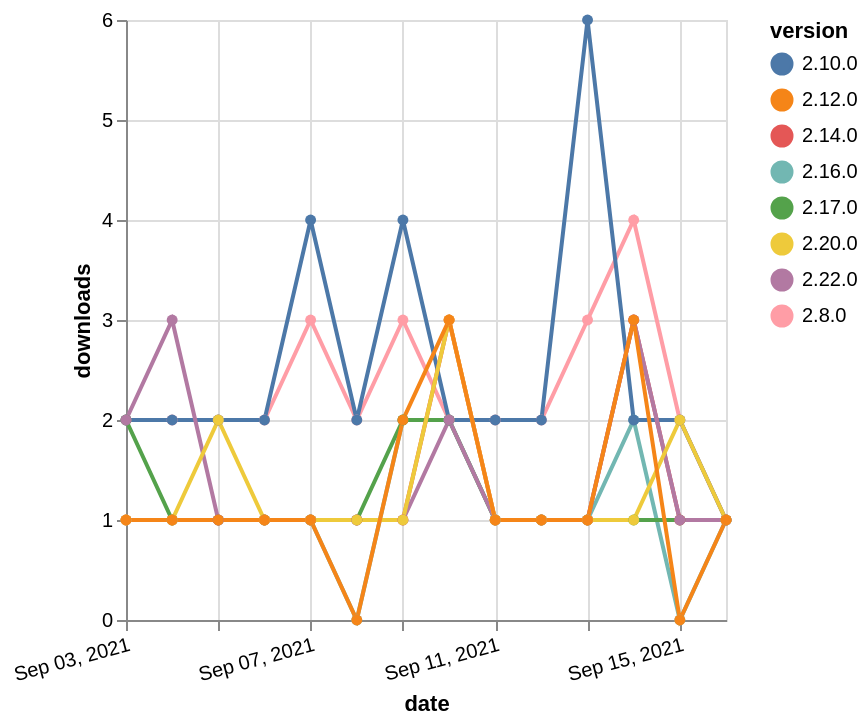

Source (Vega-Lite JSON):
### Vega-Lite specification from a JSON file in a GitHub repository (floating-point values rounded to 4 significant figures)
{"$schema": "https://vega.github.io/schema/vega-lite/v5.json", "description": "A simple bar chart with embedded data.", "data": {"values": [{"date": "2021-09-03", "total": 207, "delta": 1, "version": "2.16.0"}, {"date": "2021-09-04", "total": 208, "delta": 1, "version": "2.16.0"}, {"date": "2021-09-05", "total": 209, "delta": 1, "version": "2.16.0"}, {"date": "2021-09-06", "total": 210, "delta": 1, "version": "2.16.0"}, {"date": "2021-09-07", "total": 211, "delta": 1, "version": "2.16.0"}, {"date": "2021-09-08", "total": 211, "delta": 0, "version": "2.16.0"}, {"date": "2021-09-09", "total": 213, "delta": 2, "version": "2.16.0"}, {"date": "2021-09-10", "total": 215, "delta": 2, "version": "2.16.0"}, {"date": "2021-09-11", "total": 216, "delta": 1, "version": "2.16.0"}, {"date": "2021-09-12", "total": 217, "delta": 1, "version": "2.16.0"}, {"date": "2021-09-13", "total": 218, "delta": 1, "version": "2.16.0"}, {"date": "2021-09-14", "total": 220, "delta": 2, "version": "2.16.0"}, {"date": "2021-09-15", "total": 220, "delta": 0, "version": "2.16.0"}, {"date": "2021-09-16", "total": 221, "delta": 1, "version": "2.16.0"}, {"date": "2021-09-03", "total": 2389, "delta": 2, "version": "2.8.0"}, {"date": "2021-09-04", "total": 2391, "delta": 2, "version": "2.8.0"}, {"date": "2021-09-05", "total": 2393, "delta": 2, "version": "2.8.0"}, {"date": "2021-09-06", "total": 2395, "delta": 2, "version": "2.8.0"}, {"date": "2021-09-07", "total": 2398, "delta": 3, "version": "2.8.0"}, {"date": "2021-09-08", "total": 2400, "delta": 2, "version": "2.8.0"}, {"date": "2021-09-09", "total": 2403, "delta": 3, "version": "2.8.0"}, {"date": "2021-09-10", "total": 2405, "delta": 2, "version": "2.8.0"}, {"date": "2021-09-11", "total": 2407, "delta": 2, "version": "2.8.0"}, {"date": "2021-09-12", "total": 2409, "delta": 2, "version": "2.8.0"}, {"date": "2021-09-13", "total": 2412, "delta": 3, "version": "2.8.0"}, {"date": "2021-09-14", "total": 2416, "delta": 4, "version": "2.8.0"}, {"date": "2021-09-15", "total": 2418, "delta": 2, "version": "2.8.0"}, {"date": "2021-09-16", "total": 2419, "delta": 1, "version": "2.8.0"}, {"date": "2021-09-03", "total": 2609, "delta": 2, "version": "2.10.0"}, {"date": "2021-09-04", "total": 2611, "delta": 2, "version": "2.10.0"}, {"date": "2021-09-05", "total": 2613, "delta": 2, "version": "2.10.0"}, {"date": "2021-09-06", "total": 2615, "delta": 2, "version": "2.10.0"}, {"date": "2021-09-07", "total": 2619, "delta": 4, "version": "2.10.0"}, {"date": "2021-09-08", "total": 2621, "delta": 2, "version": "2.10.0"}, {"date": "2021-09-09", "total": 2625, "delta": 4, "version": "2.10.0"}, {"date": "2021-09-10", "total": 2627, "delta": 2, "version": "2.10.0"}, {"date": "2021-09-11", "total": 2629, "delta": 2, "version": "2.10.0"}, {"date": "2021-09-12", "total": 2631, "delta": 2, "version": "2.10.0"}, {"date": "2021-09-13", "total": 2637, "delta": 6, "version": "2.10.0"}, {"date": "2021-09-14", "total": 2639, "delta": 2, "version": "2.10.0"}, {"date": "2021-09-15", "total": 2641, "delta": 2, "version": "2.10.0"}, {"date": "2021-09-16", "total": 2642, "delta": 1, "version": "2.10.0"}, {"date": "2021-09-03", "total": 178, "delta": 2, "version": "2.17.0"}, {"date": "2021-09-04", "total": 179, "delta": 1, "version": "2.17.0"}, {"date": "2021-09-05", "total": 180, "delta": 1, "version": "2.17.0"}, {"date": "2021-09-06", "total": 181, "delta": 1, "version": "2.17.0"}, {"date": "2021-09-07", "total": 182, "delta": 1, "version": "2.17.0"}, {"date": "2021-09-08", "total": 183, "delta": 1, "version": "2.17.0"}, {"date": "2021-09-09", "total": 185, "delta": 2, "version": "2.17.0"}, {"date": "2021-09-10", "total": 187, "delta": 2, "version": "2.17.0"}, {"date": "2021-09-11", "total": 188, "delta": 1, "version": "2.17.0"}, {"date": "2021-09-12", "total": 189, "delta": 1, "version": "2.17.0"}, {"date": "2021-09-13", "total": 190, "delta": 1, "version": "2.17.0"}, {"date": "2021-09-14", "total": 191, "delta": 1, "version": "2.17.0"}, {"date": "2021-09-15", "total": 192, "delta": 1, "version": "2.17.0"}, {"date": "2021-09-16", "total": 193, "delta": 1, "version": "2.17.0"}, {"date": "2021-09-03", "total": 377, "delta": 1, "version": "2.14.0"}, {"date": "2021-09-04", "total": 378, "delta": 1, "version": "2.14.0"}, {"date": "2021-09-05", "total": 379, "delta": 1, "version": "2.14.0"}, {"date": "2021-09-06", "total": 380, "delta": 1, "version": "2.14.0"}, {"date": "2021-09-07", "total": 381, "delta": 1, "version": "2.14.0"}, {"date": "2021-09-08", "total": 382, "delta": 1, "version": "2.14.0"}, {"date": "2021-09-09", "total": 383, "delta": 1, "version": "2.14.0"}, {"date": "2021-09-10", "total": 386, "delta": 3, "version": "2.14.0"}, {"date": "2021-09-11", "total": 387, "delta": 1, "version": "2.14.0"}, {"date": "2021-09-12", "total": 388, "delta": 1, "version": "2.14.0"}, {"date": "2021-09-13", "total": 389, "delta": 1, "version": "2.14.0"}, {"date": "2021-09-14", "total": 392, "delta": 3, "version": "2.14.0"}, {"date": "2021-09-15", "total": 393, "delta": 1, "version": "2.14.0"}, {"date": "2021-09-16", "total": 394, "delta": 1, "version": "2.14.0"}, {"date": "2021-09-03", "total": 128, "delta": 2, "version": "2.22.0"}, {"date": "2021-09-04", "total": 131, "delta": 3, "version": "2.22.0"}, {"date": "2021-09-05", "total": 132, "delta": 1, "version": "2.22.0"}, {"date": "2021-09-06", "total": 133, "delta": 1, "version": "2.22.0"}, {"date": "2021-09-07", "total": 134, "delta": 1, "version": "2.22.0"}, {"date": "2021-09-08", "total": 135, "delta": 1, "version": "2.22.0"}, {"date": "2021-09-09", "total": 136, "delta": 1, "version": "2.22.0"}, {"date": "2021-09-10", "total": 138, "delta": 2, "version": "2.22.0"}, {"date": "2021-09-11", "total": 139, "delta": 1, "version": "2.22.0"}, {"date": "2021-09-12", "total": 140, "delta": 1, "version": "2.22.0"}, {"date": "2021-09-13", "total": 141, "delta": 1, "version": "2.22.0"}, {"date": "2021-09-14", "total": 144, "delta": 3, "version": "2.22.0"}, {"date": "2021-09-15", "total": 145, "delta": 1, "version": "2.22.0"}, {"date": "2021-09-16", "total": 146, "delta": 1, "version": "2.22.0"}, {"date": "2021-09-03", "total": 205, "delta": 1, "version": "2.20.0"}, {"date": "2021-09-04", "total": 206, "delta": 1, "version": "2.20.0"}, {"date": "2021-09-05", "total": 208, "delta": 2, "version": "2.20.0"}, {"date": "2021-09-06", "total": 209, "delta": 1, "version": "2.20.0"}, {"date": "2021-09-07", "total": 210, "delta": 1, "version": "2.20.0"}, {"date": "2021-09-08", "total": 211, "delta": 1, "version": "2.20.0"}, {"date": "2021-09-09", "total": 212, "delta": 1, "version": "2.20.0"}, {"date": "2021-09-10", "total": 215, "delta": 3, "version": "2.20.0"}, {"date": "2021-09-11", "total": 216, "delta": 1, "version": "2.20.0"}, {"date": "2021-09-12", "total": 217, "delta": 1, "version": "2.20.0"}, {"date": "2021-09-13", "total": 218, "delta": 1, "version": "2.20.0"}, {"date": "2021-09-14", "total": 219, "delta": 1, "version": "2.20.0"}, {"date": "2021-09-15", "total": 221, "delta": 2, "version": "2.20.0"}, {"date": "2021-09-16", "total": 222, "delta": 1, "version": "2.20.0"}, {"date": "2021-09-03", "total": 422, "delta": 1, "version": "2.12.0"}, {"date": "2021-09-04", "total": 423, "delta": 1, "version": "2.12.0"}, {"date": "2021-09-05", "total": 424, "delta": 1, "version": "2.12.0"}, {"date": "2021-09-06", "total": 425, "delta": 1, "version": "2.12.0"}, {"date": "2021-09-07", "total": 426, "delta": 1, "version": "2.12.0"}, {"date": "2021-09-08", "total": 426, "delta": 0, "version": "2.12.0"}, {"date": "2021-09-09", "total": 428, "delta": 2, "version": "2.12.0"}, {"date": "2021-09-10", "total": 431, "delta": 3, "version": "2.12.0"}, {"date": "2021-09-11", "total": 432, "delta": 1, "version": "2.12.0"}, {"date": "2021-09-12", "total": 433, "delta": 1, "version": "2.12.0"}, {"date": "2021-09-13", "total": 434, "delta": 1, "version": "2.12.0"}, {"date": "2021-09-14", "total": 437, "delta": 3, "version": "2.12.0"}, {"date": "2021-09-15", "total": 437, "delta": 0, "version": "2.12.0"}, {"date": "2021-09-16", "total": 438, "delta": 1, "version": "2.12.0"}]}, "width": "container", "mark": {"type": "line", "point": {"filled": true}}, "encoding": {"x": {"field": "date", "type": "temporal", "timeUnit": "yearmonthdate", "title": "date", "axis": {"labelAngle": -15}}, "y": {"field": "delta", "type": "quantitative", "title": "downloads"}, "color": {"field": "version", "type": "nominal"}, "tooltip": {"field": "delta"}}}
